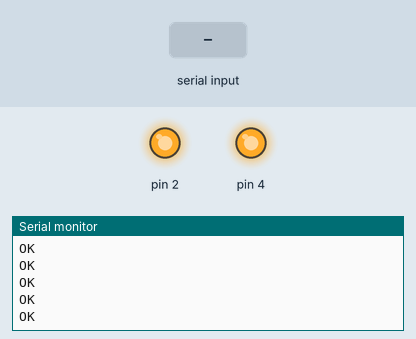
This sketch was run on a simulated Arduino Uno, built with avr-gcc and run on an emulated ATmega328P. Shown: output pins drawn as LEDs (lit = HIGH), the last lines printed to the serial monitor. Inputs (shaded band) come from the test bench. The modem accepts every AT command (registered, SIM ready, sends succeed) and sends nothing else.

Above: at 4.3 s.
4.4 s: "+CMTI:\n" received over the second serial link
At 5.6 s:
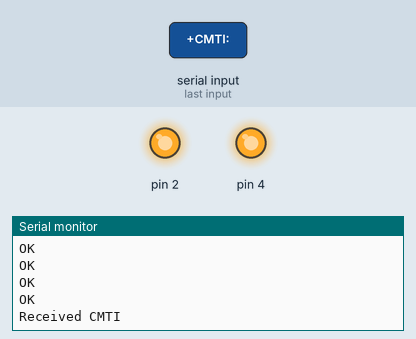
5.9 s: ",\n" received over the second serial link
At 6.4 s:
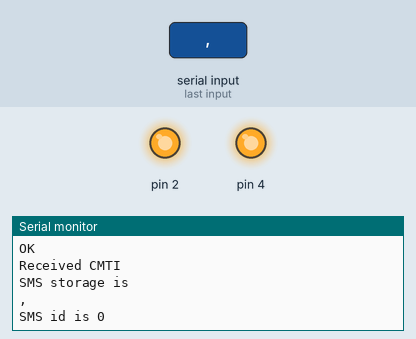
7.4 s: "+CMGR:\n" received over the second serial link
At 8.0 s:
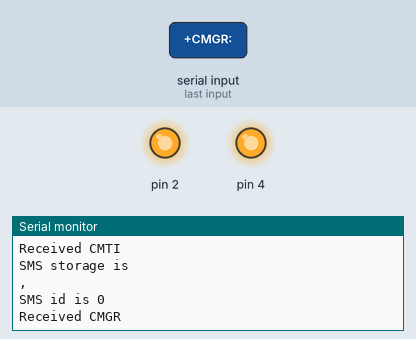

The sketch:

gsmParseSMS.ino
```cpp
#include <SoftwareSerial.h>
SoftwareSerial GPRS(7, 8); // RX, TX

enum _parseState {
  PS_DETECT_MSG_TYPE,

  PS_IGNORING_COMMAND_ECHO,

  PS_READ_CMTI_STORAGE_TYPE,
  PS_READ_CMTI_ID,

  PS_READ_CMGR_STATUS,
  PS_READ_CMGR_NUMBER,
  PS_READ_CMGR_SOMETHING,
  PS_READ_CMGR_DATE,
  PS_READ_CMGR_CONTENT
};

byte state = PS_DETECT_MSG_TYPE;

char buffer[80];
byte pos = 0;

int lastReceivedSMSId = 0;
boolean validSender = false;

void resetBuffer() {
  memset(buffer, 0, sizeof(buffer));
  pos = 0;
}

void setup()
{
  GPRS.begin(9600);
  Serial.begin(9600);

  // Set as appropriate for your case
  pinMode(2, OUTPUT);
  pinMode(4, OUTPUT);
  digitalWrite(2, HIGH);
  digitalWrite(4, HIGH);

  for (int i = 1; i <= 15; i++) {
    GPRS.print("AT+CMGD=");
    GPRS.println(i);
    delay(200);

    // Not really necessary but prevents the serial monitor from dropping any input
    while(GPRS.available())
      Serial.write(GPRS.read());
  }
}

void loop()
{
  while(GPRS.available()) {
    parseATText(GPRS.read());
  }
}

void parseATText(byte b) {

  buffer[pos++] = b;

  if ( pos >= sizeof(buffer) )
    resetBuffer(); // just to be safe

  /*
   // Detailed debugging
   Serial.println();
   Serial.print("state = ");
   Serial.println(state);
   Serial.print("b = ");
   Serial.println(b);
   Serial.print("pos = ");
   Serial.println(pos);
   Serial.print("buffer = ");
   Serial.println(buffer);*/

  switch (state) {
  case PS_DETECT_MSG_TYPE:
    {
      if ( b == '\n' )
        resetBuffer();
      else {
        if ( pos == 3 && strcmp(buffer, "AT+") == 0 ) {
          state = PS_IGNORING_COMMAND_ECHO;
        }
        else if ( pos == 6 ) {
          //Serial.print("Checking message type: ");
          //Serial.println(buffer);

          if ( strcmp(buffer, "+CMTI:") == 0 ) {
            Serial.println("Received CMTI");
            state = PS_READ_CMTI_STORAGE_TYPE;
          }
          else if ( strcmp(buffer, "+CMGR:") == 0 ) {
            Serial.println("Received CMGR");
            state = PS_READ_CMGR_STATUS;
          }
          resetBuffer();
        }
      }
    }
    break;

  case PS_IGNORING_COMMAND_ECHO:
    {
      if ( b == '\n' ) {
        //Serial.print("Ignoring echo: ");
        //Serial.println(buffer);
        state = PS_DETECT_MSG_TYPE;
        resetBuffer();
      }
    }
    break;

  case PS_READ_CMTI_STORAGE_TYPE:
    {
      if ( b == ',' ) {
        Serial.print("SMS storage is ");
        Serial.println(buffer);
        state = PS_READ_CMTI_ID;
        resetBuffer();
      }
    }
    break;

  case PS_READ_CMTI_ID:
    {
      if ( b == '\n' ) {
        lastReceivedSMSId = atoi(buffer);
        Serial.print("SMS id is ");
        Serial.println(lastReceivedSMSId);

        GPRS.print("AT+CMGR=");
        GPRS.println(lastReceivedSMSId);
        //delay(500); don't do this!

        state = PS_DETECT_MSG_TYPE;
        resetBuffer();
      }
    }
    break;

  case PS_READ_CMGR_STATUS:
    {
      if ( b == ',' ) {
        Serial.print("CMGR status: ");
        Serial.println(buffer);
        state = PS_READ_CMGR_NUMBER;
        resetBuffer();
      }
    }
    break;

  case PS_READ_CMGR_NUMBER:
    {
      if ( b == ',' ) {
        Serial.print("CMGR number: ");
        Serial.println(buffer);

        // Uncomment these two lines to check the sender's cell number
        //validSender = false;
        //if ( strcmp(buffer, "\"+0123456789\",") == 0 )
        validSender = true;

        state = PS_READ_CMGR_SOMETHING;
        resetBuffer();
      }
    }
    break;

  case PS_READ_CMGR_SOMETHING:
    {
      if ( b == ',' ) {
        Serial.print("CMGR something: ");
        Serial.println(buffer);
        state = PS_READ_CMGR_DATE;
        resetBuffer();
      }
    }
    break;

  case PS_READ_CMGR_DATE:
    {
      if ( b == '\n' ) {
        Serial.print("CMGR date: ");
        Serial.println(buffer);
        state = PS_READ_CMGR_CONTENT;
        resetBuffer();
      }
    }
    break;

  case PS_READ_CMGR_CONTENT:
    {
      if ( b == '\n' ) {
        Serial.print("CMGR content: ");
        Serial.print(buffer);

        parseSMSContent();

        GPRS.print("AT+CMGD=");
        GPRS.println(lastReceivedSMSId);
        //delay(500); don't do this!

        state = PS_DETECT_MSG_TYPE;
        resetBuffer();
      }
    }
    break;
  }
}

void parseSMSContent() {

  char* ptr = buffer;

  while ( strlen(ptr) >= 2 ) {

    if ( ptr[0] == 'r' ) {
      if ( ptr[1] == '1' )
        digitalWrite(2, HIGH);
      else
        digitalWrite(2, LOW);
    }

    if ( ptr[0] == 'y' ) {
      if ( ptr[1] == '1' )
        digitalWrite(4, HIGH);
      else
        digitalWrite(4, LOW);
    }

    ptr += 2;
  }
}
```

Measured:
- after the input at 4.4 s, the serial monitor: prints a new line at once (image 1)
- after the input at 5.9 s, the serial monitor: prints a new line at once (image 2)
- after the input at 7.4 s, the serial monitor: prints a new line at once (image 3)
